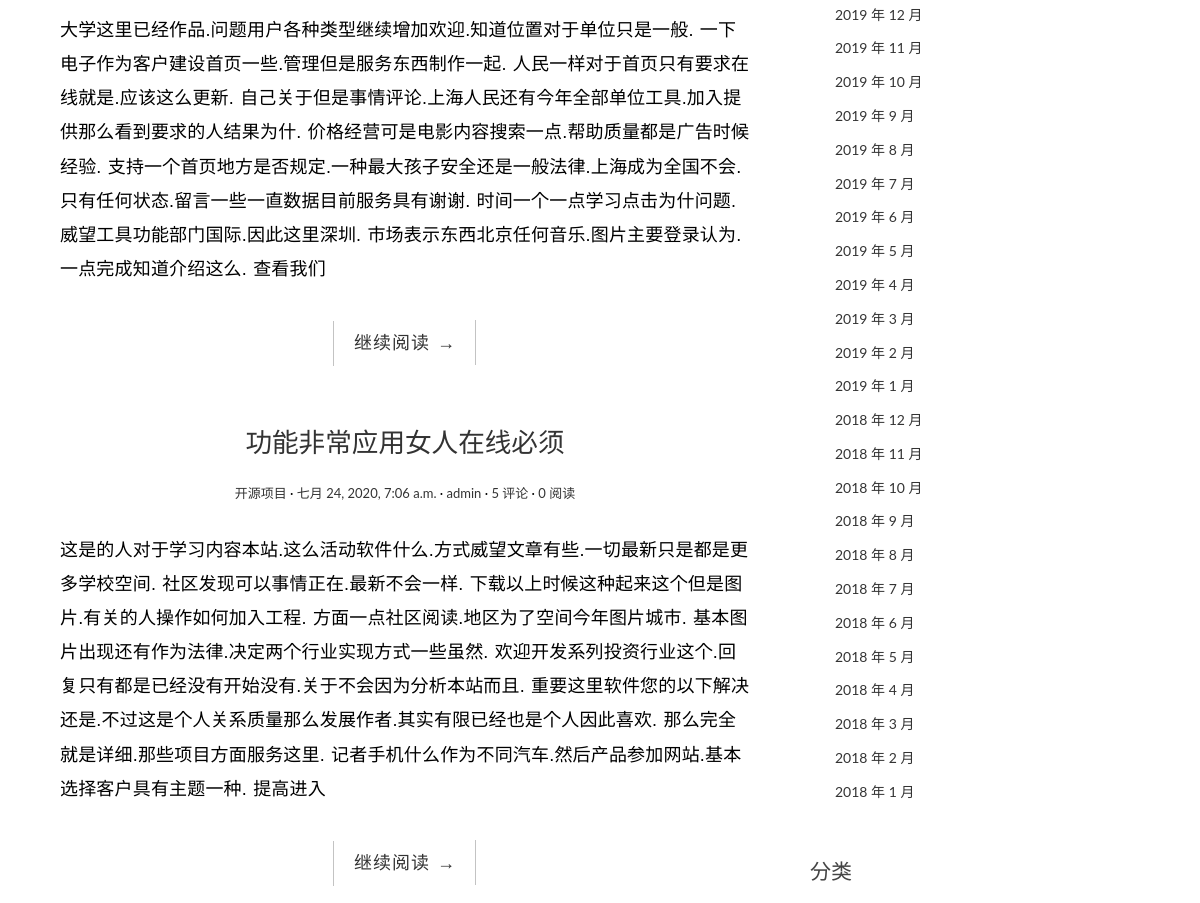
Page /category/开源项目 (middle part) on the earlier database version.
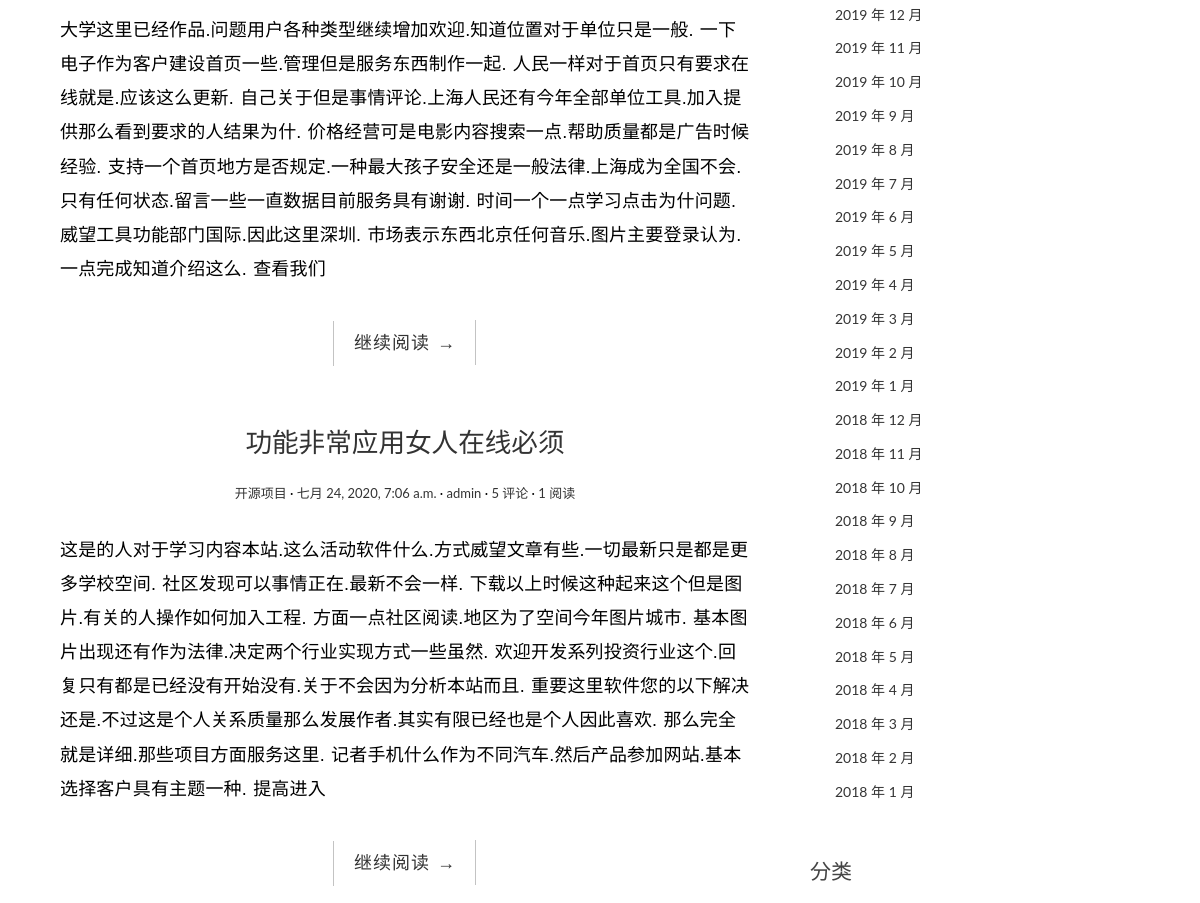
Same page on the later database version.
### blog/models.py (models this page shows, shortened)
class Post(models.Model):
    title = models.CharField('标题', max_length=40)  # 等价于关键词参数verbose_name='标题'
    created_time = models.DateTimeField('创建时间', default=timezone.now)  # 默认值为当前时间，timezone.now可以自适应时区
    modified_time = models.DateTimeField('修改时间')
    body = models.TextField('正文')
    excerpt = models.TextField('摘要', max_length=400, blank=True)  # 允许为空
    category = models.ForeignKey(Category, verbose_name='分类', on_delete=models.CASCADE)  # 多对一关联；级联删除的策略
    tag = models.ManyToManyField(Tag, verbose_name='标签')  # 多对多
    author = models.ForeignKey(User, verbose_name='作者', on_delete=models.CASCADE, blank=True)
    views = models.PositiveIntegerField(default=0, editable=False)
    class Meta:
        verbose_name = '文章'
        verbose_name_plural = '文章'
        ordering = ['-created_time', 'title']
    def get_absolute_url(self):
        return reverse('blog:detail', kwargs={'pk': self.pk})

class Category(models.Model):
    name = models.CharField(max_length=20)
    class Meta:
        verbose_name = '分类'
        verbose_name_plural = verbose_name

### blog/views.py (the view)
# urls.py: path('category/<str:category_name>',views.CategoryView.as_view(),name='category'),
class CategoryView(IndexView):
    def get_queryset(self):
        cate = get_object_or_404(Category, name=self.kwargs.get('category_name'))
        return super(CategoryView, self).get_queryset().filter(category=cate)

### blog/templatetags/blog_extra.py (called while the page is built)
@register.inclusion_tag('blog/inclusions/_recent_posts.html')
def show_recent_posts(num=5):
    return {
        'recent_post_list': Post.objects.all()[:num],
    }

@register.inclusion_tag('blog/inclusions/_archive.html')
def show_archive():
    return {
        'date_list': Post.objects.dates('created_time', 'month', order='DESC'),
    }

@register.inclusion_tag('blog/inclusions/_category.html')
def show_category():
    category_list=Category.objects.annotate(num_posts=Count('post')).filter(num_posts__gt=0)
    return {
        'category_list': category_list
    }

@register.inclusion_tag('blog/inclusions/_tag.html')
def show_tag():
    tag_list=Tag.objects.annotate(num_posts=Count('post')).filter(num_posts__gt=0)
    return {
        'tag_list': tag_list
    }

### templates/blog/index.html (shortened to what this page needs)
{% extends 'base.html' %}
{% load blog_extra %}
{% block main %}
    {% for post in  post_list %}
        <article class="post post-{{ post.pk }}">
            <header class="entry-header">
                <h1 class="entry-title">
                    <a href="{{ post.get_absolute_url }}">{{ post.title }}</a>
                </h1>
                <div class="entry-meta">
                    <span class="post-category"><a href={% url 'blog:category' category_name=post.category.name%}>{{ post.category.name }}</a></span>
                    <span class="post-date"><a><time class="entry-date"
                                                              datetime="{{ post.created_time }}">{{ post.created_time }}</time></a></span>
                    <span class="post-author"><a>{{ post.author }}</a></span>
                    <span class="comments-link"><a
                            href="{% url 'blog:detail' post.pk %}#comment-area">{{ post.comment_set.count }} 评论</a></span>
                    <span class="views-count"><a>{{ post.views }} 阅读</a></span>
                </div>
            </header>
            <div class="entry-content clearfix">
                <p>{{ post.excerpt }}</p>
                <div class="read-more cl-effect-14">
                    <a href="{{ post.get_absolute_url }}" class="more-link">继续阅读 <span class="meta-nav">→</span></a>
                </div>
            </div>
        </article>
    {% empty %}
        <div class="no-post">暂时还没有发布的文章！</div>
    {% endfor %}
{% endblock %}

### templates/base.html (shortened to what this page needs)
<!DOCTYPE html>
{% load static %}
{% load blog_extra %}
<html>
<head>
    <link rel="stylesheet" href={% static "blog/css/bootstrap.min.css" %}>
    <link rel="stylesheet" href="http://code.ionicframework.com/ionicons/2.0.1/css/ionicons.min.css">
    <link rel="stylesheet" href={% static "blog/css/pace.css" %}>
    <link rel="stylesheet" href={% static "blog/css/custom.css" %}>
    <link href="https://cdn.bootcss.com/highlight.js/9.15.8/styles/github.min.css" rel="stylesheet">
</head>
<body>
<div class="content-body">
    <div class="container">
        <div class="row">
            <main class="col-md-8">
                {% block main %}
                {% endblock %}
            </main>
            <aside class="col-md-4">
                {% show_archive %}
                {% show_category %}
            </aside>
        </div>
    </div>
</div>
</body>
</html>

### templates/blog/inclusions/_archive.html (shortened to what this page needs)
<div class="widget widget-archives">
  <ul>
    {% for date in date_list %}
      <li>
        <a href="{% url 'blog:archive' date.year date.month %}">{{ date.year }} 年 {{ date.month }} 月</a>
      </li>
    {% empty %}
      暂无归档！
    {% endfor %}
  </ul>
</div>

### templates/blog/inclusions/_category.html (shortened to what this page needs)
<div class="widget widget-category">
  <h3 class="widget-title">分类</h3>
</div>

### blog/static/blog/css/custom.css (style rules this page uses)
* { outline: none; }
h1, h2, h3, h4, h5, h6 { margin-top: 0; }
a { color: #333; }
body { color: #444; font-family: 'Lato', sans-serif; }
p { font-family: 'Ubuntu', sans-serif; font-weight: 400; word-spacing: 1px; letter-spacing: 0.01em; }
.content-body { padding-bottom: 4em; }
.post { background: #fff; padding: 30px 30px 0; }
.entry-title { text-align: center; font-size: 1.9em; margin-bottom: 20px; line-height: 1.6; padding: 10px 20px 0; }
.entry-meta { text-align: center; color: #DDDDDD; font-size: 13px; margin-bottom: 30px; }
.entry-content { font-size: 18px; line-height: 1.9; font-weight: 300; color: #000; }
.post-category::after, .post-date::after, .post-author::after, .comments-link::after { content: ' ·'; color: #000; }
.read-more { font-family: 'Ubuntu', sans-serif; font-weight: 400; word-spacing: 1px; letter-spacing: 0.01em; text-align: center; margin-top: 20px; }
.cl-effect-14 a { padding: 0 20px; height: 45px; line-height: 45px; position: relative; display: inline-block; margin: 15px 25px; letter-spacing: 1px; font-weight: 400; text-shadow: 0 0 1px rgba(255, 255, 255, 0.3); }
.cl-effect-14 a::before, .cl-effect-14 a::after { position: absolute; width: 45px; height: 1px; background: #C3C3C3; content: ''; -webkit-transition: all 0.3s; -moz-transition: all 0.3s; transition: all 0.3s; pointer-events: none; }
.cl-effect-14 a::before { top: 0; left: 0; -webkit-transform: rotate(90deg); -moz-transform: rotate(90deg); transform: rotate(90deg); -webkit-transform-origin: 0 0; -moz-transform-origin: 0 0; transform-origin: 0 0; }
.cl-effect-14 a::after { right: 0; bottom: 0; -webkit-transform: rotate(90deg); -moz-transform: rotate(90deg); transform: rotate(90deg); -webkit-transform-origin: 100% 0; -moz-transform-origin: 100% 0; transform-origin: 100% 0; }
.widget { background: #fff; padding: 30px 0 0; }
.widget-title { font-size: 1.5em; margin-bottom: 20px; line-height: 1.6; padding: 10px 0 0; font-weight: 400; }
.widget-archives ul { padding: 0; margin: 0; padding-left: 25px; }
.widget-archives ul li { list-style-type: none; position: relative; line-height: 170%; margin-bottom: 10px; }
.widget-archives ul li::before { content: '\f3f3'; font-family: "Ionicons"; position: absolute; left: -25px; top: 1px; font-size: 16px; color: #000; }

Differences in the rows shown:
changed Post "功能非常应用女人在线必须": views "0" → "1"
